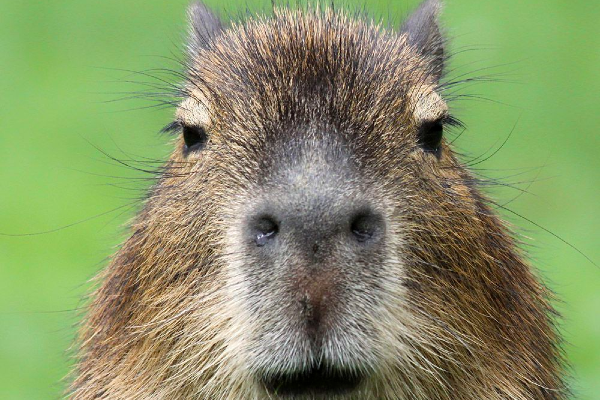
#> input picture Learn PYTHON_Python OGREN/11_Yapay Zeka Artificial Intelligence/opencv_projects/images/square1_600x400.png, 600 x 400 px
$ python 'opencv_47 dilate.py'
#> lines starting #> are read from the running program, lines starting #| are printed output that depends on the picture
# dilate
import cv2
import numpy as np

r1 = cv2.imread("images/square1_600x400.png")
#> r1 is the input picture: shape (400, 600, 3); mean B, G, R 103.2, 147.4, 135.1
cekirdek = np.ones((5,5),np.uint8)

Cevrilmis = cv2.dilate(r1, cekirdek)
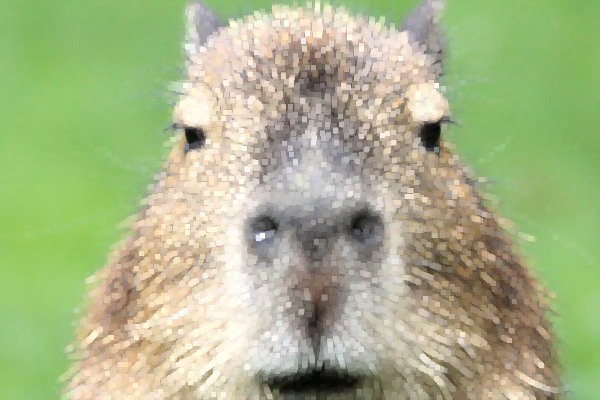
#> Cevrilmis: shape (400, 600, 3); mean B, G, R 136.6, 180.3, 168

cv2.imshow("Orjinal1", r1)
cv2.imshow("Cevrilmis şekli", Cevrilmis)

cv2.waitKey(0)
cv2.destroyAllWindows()

$ run again, with Learn PYTHON_Python OGREN/11_Yapay Zeka Artificial Intelligence/opencv_projects/images/top1_32x32.png copied over Learn PYTHON_Python OGREN/11_Yapay Zeka Artificial Intelligence/opencv_projects/images/square1_600x400.png
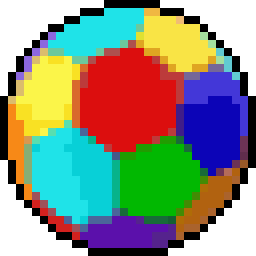
#> input picture Learn PYTHON_Python OGREN/11_Yapay Zeka Artificial Intelligence/opencv_projects/images/top1_32x32.png, 256 x 256 px
#> r1 is the input picture: shape (256, 256, 3); mean B, G, R 126.1, 143.2, 137
#> `Cevrilmis = cv2.dilate(r1, cekirdek)`:
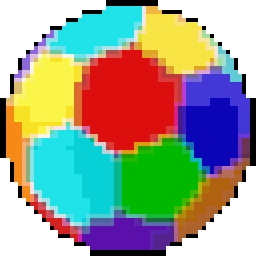
#> Cevrilmis: shape (256, 256, 3); mean B, G, R 141.1, 157.6, 152.1
